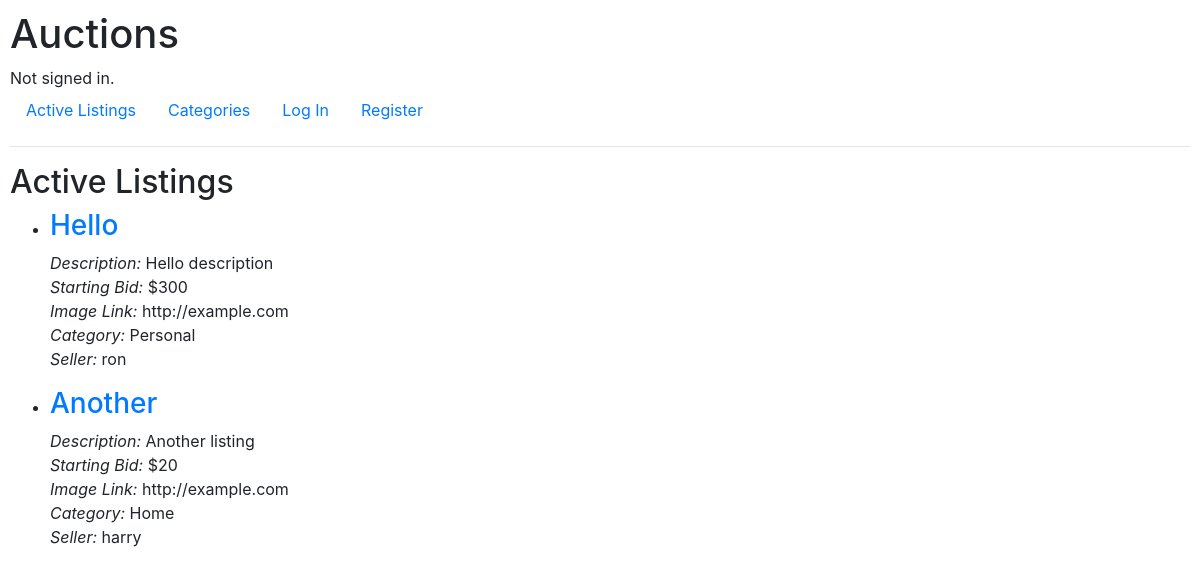
Before: / with the older database file.
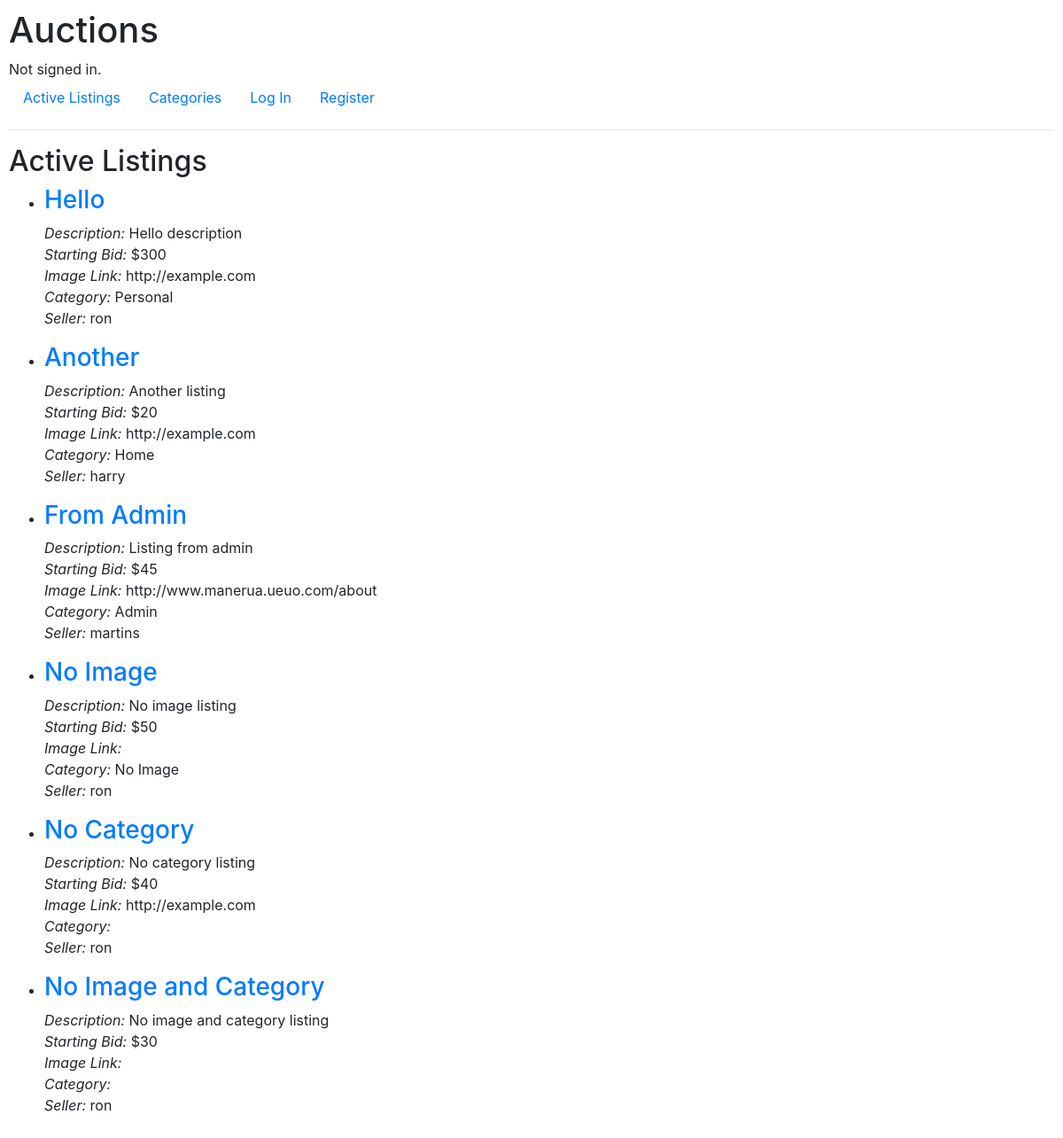
After: the same page with the newer database file.
### auctions/models.py (models this page shows, shortened)
class AuctionListing(models.Model):
    title = models.CharField(max_length=64)
    description = models.TextField()
    starting_bid = models.IntegerField()
    current_price = models.ForeignKey('Bid', on_delete=models.CASCADE, related_name="listings")
    image = models.URLField(blank=True)
    category = models.CharField(max_length=64, blank=True)
    seller = models.ForeignKey(User, on_delete=models.CASCADE, related_name="listings")
    comments = models.ManyToManyField('Comment', blank=True, related_name="listings")
    active = models.BooleanField(default=True)

class User(AbstractUser):
    watchlist = models.ManyToManyField('AuctionListing', blank=True, related_name="watchers")

### auctions/views.py (the view)
# urls.py: path("", views.index, name="index"),
def index(request):
    auction_listings = AuctionListing.objects.all()
    return render(request, "auctions/index.html", {
        "auction_listings": auction_listings
    })

### auctions/templates/auctions/index.html
{% extends "auctions/layout.html" %}
{% block body %}
    <h2>Active Listings</h2>
    <ul>
        {% for listing in auction_listings %}
            <li>
                <h3><a href="{% url 'listing' listing.id %}">{{ listing.title }}</a></h3>
                <p>
                    <em>Description:</em> {{ listing.description }}<br>
                    <em>Starting Bid:</em> ${{ listing.starting_bid}}<br>
                    <em>Image Link:</em> {{ listing.image }}<br>
                    <em>Category:</em> {{ listing.category }}<br>
                    <em>Seller:</em> {{ listing.seller }}
                </p>
            </li>
        {% empty %}
            <li>No active listings.</li>
        {% endfor %}
    </ul>
{% endblock %}

### auctions/templates/auctions/layout.html (shortened to what this page needs)
{% load static %}
<!DOCTYPE html>
<html lang="en">
    <head>
        <link rel="stylesheet" href="https://stackpath.bootstrapcdn.com/bootstrap/4.4.1/css/bootstrap.min.css">
        <link href="{% static 'auctions/styles.css' %}" rel="stylesheet">
    </head>
    <body>
        <h1>Auctions</h1>
        <div>
            {% if user.is_authenticated %}
                Signed in as <strong>{{ user.username }}</strong>.
            {% else %}
                Not signed in.
            {% endif %}
        </div>
        <ul class="nav">
            <li class="nav-item">
                <a class="nav-link" href="{% url 'index' %}">Active Listings</a>
            </li>
            <li class="nav-item">
                <a class="nav-link" href="{% url 'categories' %}">Categories</a>
            </li>
            {% if user.is_authenticated %}
                <li class="nav-item">
                    <a class="nav-link" href="{% url 'create_listing' %}">Create Listing</a>
                </li>
                <li class="nav-item">
                    <a class="nav-link" href="{% url 'watchlist' %}">Watchlist</a>
                </li>
                <li class="nav-item">
                    <a class="nav-link" href="{% url 'logout' %}">Log Out</a>
                </li>
            {% else %}
                <li class="nav-item">
                    <a class="nav-link" href="{% url 'login' %}">Log In</a>
                </li>
                <li class="nav-item">
                    <a class="nav-link" href="{% url 'register' %}">Register</a>
                </li>
            {% endif %}
        </ul>
        <hr>
        {% block body %}
        {% endblock %}
    </body>
</html>

### auctions/static/auctions/styles.css (style rules this page uses)
body { padding: 10px; }

Changed rows visible on the page:
added AuctionListing: title "From Admin", description "Listing from admin", starting_bid "45", image "http://www.manerua.ueuo.com/about", category "Admin", seller "martins"
added AuctionListing: title "No Image", description "No image listing", starting_bid "50", category "No Image", seller "ron"
added AuctionListing: title "No Category", description "No category listing", starting_bid "40", image "http://example.com", seller "ron"
added AuctionListing: title "No Image and Category", description "No image and category listing", starting_bid "30", seller "ron"
